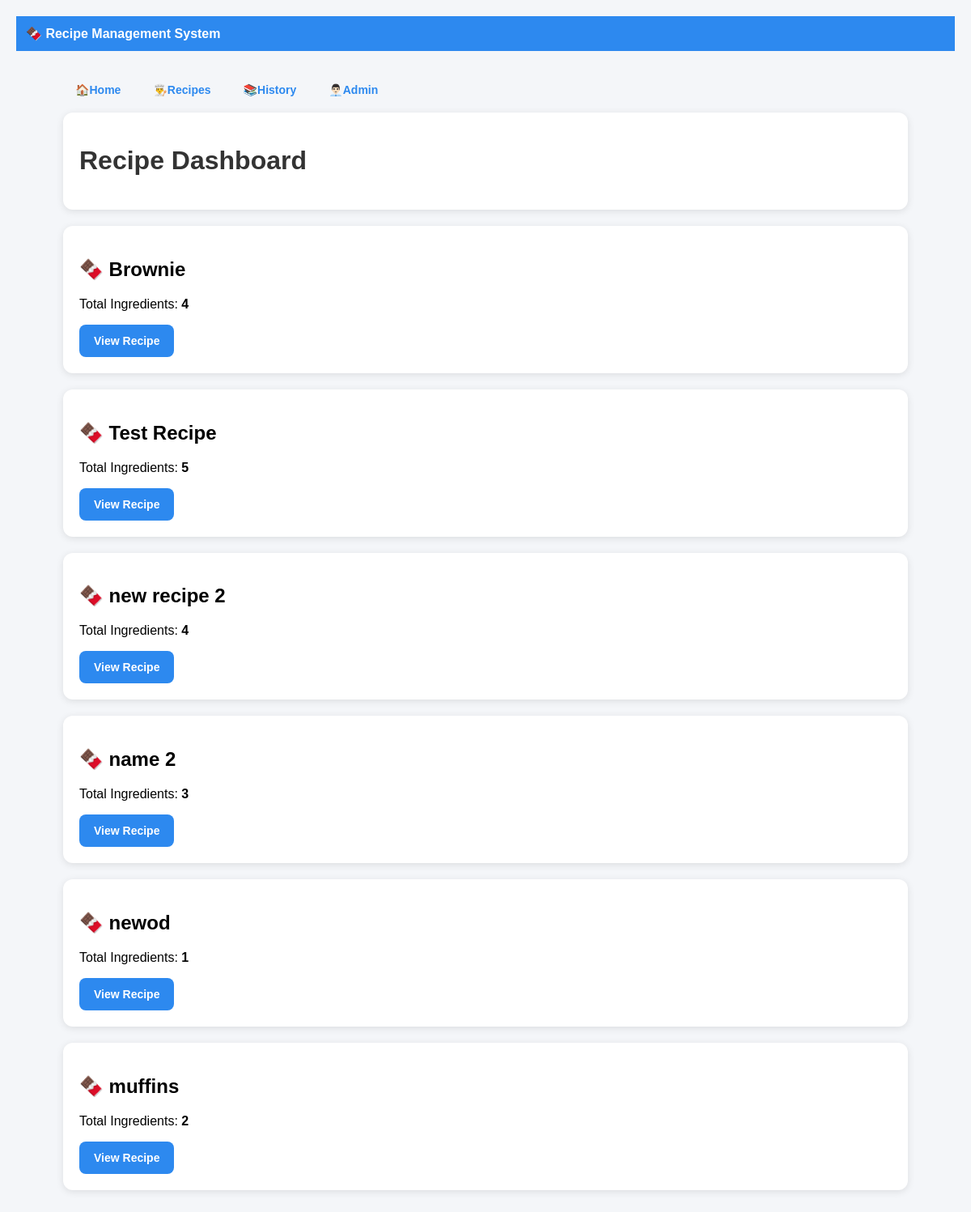
Page /recipes on the committed database.
### models.py (models this page shows)
class Recipe(Base):
    __tablename__ = "recipes"
    id = Column(Integer, primary_key=True)
    name = Column(String, unique=True)
    ingredients = relationship(
        "Ingredient",
        back_populates="recipe",
        cascade="all, delete"
    )

### main.py (the view)
@app.get("/recipes", response_class=HTMLResponse)
def recipes(request: Request):
    db = SessionLocal()
    recipes = db.query(Recipe).all()
    response = templates.TemplateResponse(
        request=request,
        name="recipes.html",
        context={
            "recipes": recipes
        }
    )
    db.close()
    return response

### templates/recipes.html
{% extends "base.html" %}
{% block content %}
<div class="card">
    <h1>Recipe Dashboard</h1>
</div>
{% for recipe in recipes %}
<div class="card">
    <h2>
    🍫 {{ recipe.name }}
</h2>
<p>
    Total Ingredients:
    <strong>
        {{ recipe.ingredients|length }}
    </strong>
</p>
    <a href="/recipe/{{ recipe.id }}">
        <button>
            View Recipe
        </button>
    </a>
</div>
{% endfor %}
{% endblock %}

### static/style.css (style rules this page uses)
body { font-family: Arial, sans-serif; background-color:#f4f6f9; margin:0; padding:20px; }
.card { background:white; padding:20px; border-radius:12px; box-shadow:0 2px 8px rgba(0,0,0,0.1); margin-bottom:20px; }
h1 { color:#333; }
button { background:#2d89ef; color:white; border:none; padding:10px 15px; border-radius:6px; cursor:pointer; }
a { text-decoration:none; color:#2d89ef; font-weight:bold; }

### templates/base.html (style rules this page uses)
body { margin:0; font-family:Arial, sans-serif; background:#f4f6f9; }
.card { background:white; border-radius:12px; padding:20px; margin-top:20px; box-shadow:0 2px 10px rgba(0,0,0,0.1); }
button { background:#2d89ef; color:white; border:none; padding:12px 18px; border-radius:8px; cursor:pointer; font-size:14px; font-weight:bold; margin-right:10px; transition:0.3s; }
a { color:#2d89ef; text-decoration:none; font-weight:bold; font-size:14px; }

### rows in the picture
Recipe: name "Brownie", ingredients|length "4"
Recipe: name "Test Recipe", ingredients|length "5"
Recipe: name "new recipe 2", ingredients|length "4"
Recipe: name "name 2", ingredients|length "3"
Recipe: name "newod", ingredients|length "1"
Recipe: name "muffins", ingredients|length "2"
